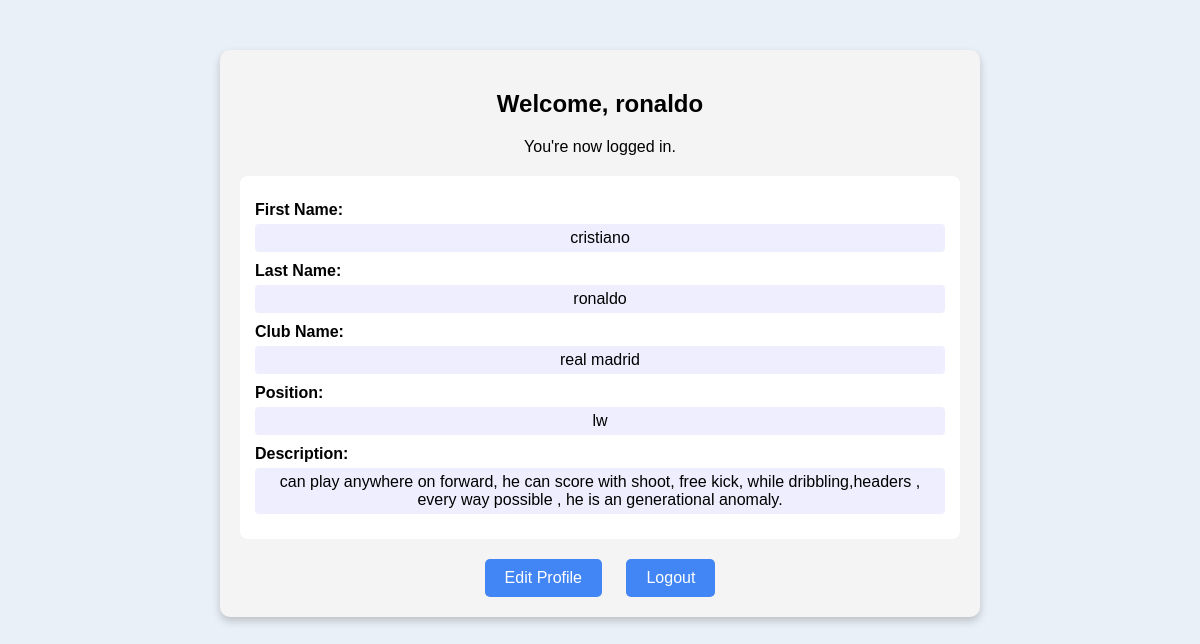
The page /dashboard/ (signed in) on the database its author committed.
### checker/models.py (models this page shows, shortened)
class UserProfile(models.Model):
    user = models.OneToOneField(User, on_delete=models.CASCADE)
    first_name = models.CharField(max_length=100)
    last_name = models.CharField(max_length=100)
    clubname = models.CharField(max_length=100)
    position = models.CharField(max_length=100)
    description = models.TextField()

### checker/views.py (the view)
# urls.py: path('dashboard/', views.dashboard, name='dashboard'),  # <-- Add this if missing
@login_required
def dashboard(request):
    profile = UserProfile.objects.get(user=request.user)
    return render(request, 'checker/dashboard.html', {'profile': profile})

### checker/templates/checker/dashboard.html (shortened to what this page needs)
{% load static %}
<!DOCTYPE html>
<html>
<head>
    <link rel="stylesheet" href="{% static 'checker/style.css' %}">
</head>
<body>
    <div class="dashboard-box">
        <h2>Welcome, {{ request.user.username }}</h2>
        <p>You're now logged in.</p>
        <div class="profile-info">
            <label>First Name:</label>
            <p>{{ profile.first_name }}</p>
            <label>Last Name:</label>
            <p>{{ profile.last_name }}</p>
            <label>Club Name:</label>
            <p>{{ profile.clubname }}</p>
            <label>Position:</label>
            <p>{{ profile.position }}</p>
            <label>Description:</label>
            <p>{{ profile.description }}</p>
        </div>
        <div class="actions">
            <a href="{% url 'edit_profile' %}">Edit Profile</a>
            <a href="{% url 'logout' %}">Logout</a>
        </div>
    </div>
</body>
</html>

### checker/static/checker/style.css (style rules this page uses)
body { font-family: Arial, sans-serif; background-color: #e9f0f7; margin: 0; padding: 0; }
.dashboard-box { width: 60%; margin: 50px auto; padding: 20px; border-radius: 10px; background-color: #f4f4f4; box-shadow: 0 4px 8px rgba(0,0,0,0.2); }
h2, p { text-align: center; }
.profile-info { margin-top: 20px; padding: 15px; background-color: #ffffff; border-radius: 8px; }
.profile-info label { font-weight: bold; display: block; margin-top: 10px; }
.profile-info p { margin: 5px 0 10px; padding: 5px 10px; background-color: #eef; border-radius: 4px; }
.actions { text-align: center; margin-top: 20px; }
.actions a { padding: 10px 20px; text-decoration: none; background-color: #4285f4; color: white; border-radius: 5px; margin: 0 10px; display: inline-block; }

### rows shown on the page
UserProfile: first_name "cristiano", last_name "ronaldo", clubname "real madrid", position "lw", description "can play anywhere on forward, he can score with shoot, free kick, while dribbling,headers , every way possible , he is an generational anomaly."

### other values the page prints
{{ request.user.username }} "ronaldo"
